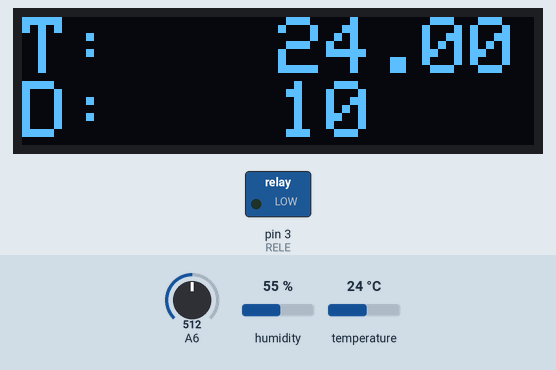
Bench run of a sketch on a simulated Arduino Nano, built with avr-gcc and run on an emulated ATmega328P. Parts: 128×32 one-colour display, switched loads named in the sketch (green lamp = pin HIGH). The inputs (shaded band) are chosen by the test bench; at power-on: A6 = 512, temperature 24 °C, humidity 55 %.

Above: at 1.8 s.
1.9 s: A6 set to 145
At 2.5 s:
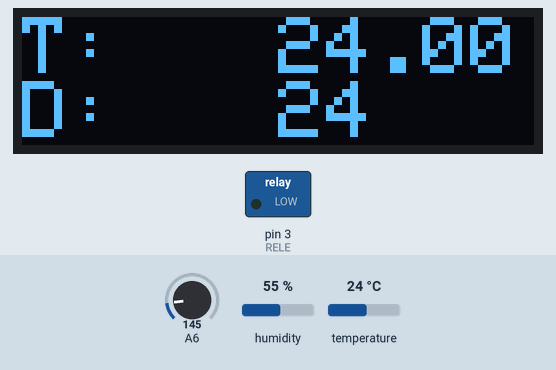
3.6 s: A6 set to 127
At 4.8 s:
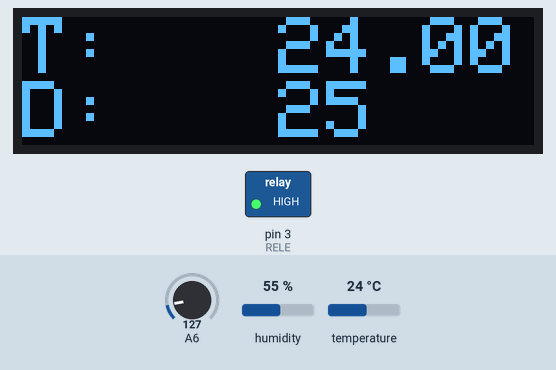
5.1 s: temperature set to 12 °C
At 7.4 s:
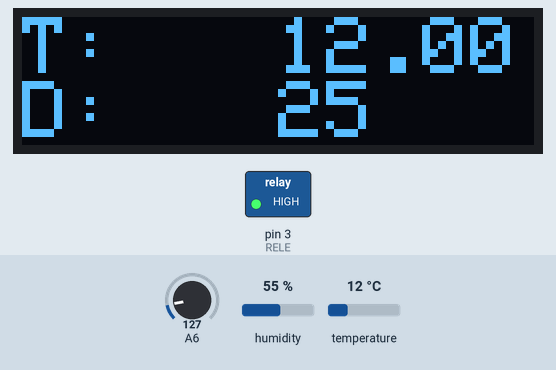
8.3 s: temperature set to 19 °C
At 9.6 s:
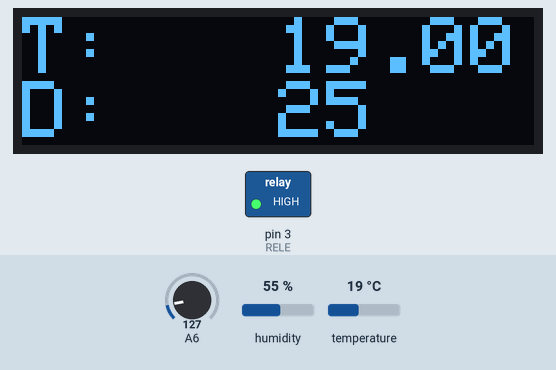
10.4 s: temperature set to 24 °C
At 11.7 s:
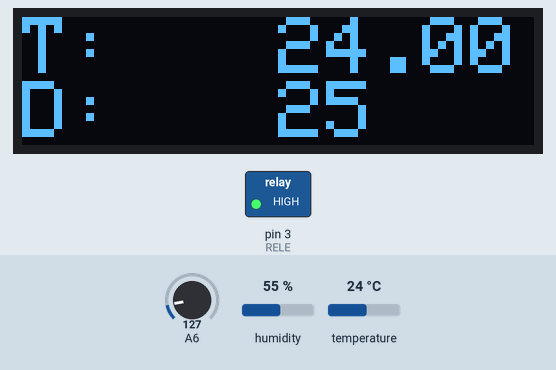
12.4 s: temperature set to 27 °C
At 13.9 s:
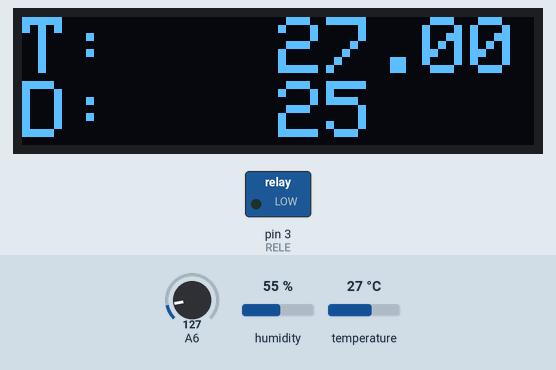
Timing chart, 0 to 15.4 s (numbered marks = the images above; inputs shaded):
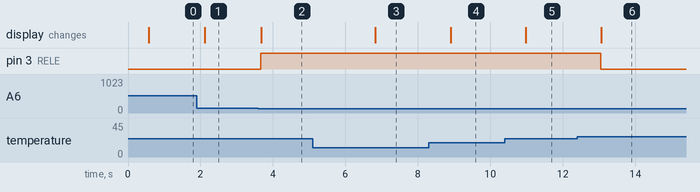

Measured:
- the behaviour switches between 134 and 133 on A6 (found by bisection; images 1 and 2)
- the behaviour switches between 25 and 26 °C on temperature (found by bisection; images 5 and 6)
- after the input at 1.9 s, the display: changes after 0.21 s (image 1)
- after the input at 3.6 s, pin 3 (RELE): LOW → HIGH after 0.07 s; the display: changes after 0.08 s (image 2)
- after the input at 5.1 s, the display: changes after 1.7 s (image 3)
- after the input at 8.3 s, the display: changes after 0.60 s (image 4)
- after the input at 10.4 s, the display: changes after 0.58 s (image 5)
- after the input at 12.4 s, pin 3 (RELE): HIGH → LOW after 0.65 s; the display: changes after 0.67 s (image 6)

The sketch:

Proyecto_010__Termostato.ino
```cpp
#include <DHT_U.h>
#include <DHT.h>

#include <Wire.h>
#include <Adafruit_GFX.h>
#include <Adafruit_SSD1306.h>

#define SCREEN_WIDTH 128      // OLED display width, in pixels
#define SCREEN_HEIGHT 32      // OLED display height, in pixels

#define OLED_RESET     4      // Reset pin # (or -1 if sharing Arduino reset pin)
#define SCREEN_ADDRESS 0x3C   ///< See datasheet for Address; 0x3D for 128x64, 0x3C for 128x32
Adafruit_SSD1306 display(SCREEN_WIDTH, SCREEN_HEIGHT, &Wire, OLED_RESET);

#define DHTPIN 6
#define DHTTYPE DHT11
DHT dht(DHTPIN, DHTTYPE);

int RELE = 3;                 // DIGITAL PIN

void setup() {
  Wire.begin();
  display.begin(SSD1306_SWITCHCAPVCC, SCREEN_ADDRESS);
  dht.begin();
  pinMode(RELE, OUTPUT);
}

void loop() {

  delay(500);

  float tempEnv = dht.readTemperature();
  float newTemp = float(analogRead(A6)) * 0.0375;
  newTemp = abs(newTemp - 30);
  int tempWish = int(newTemp);

  display.clearDisplay();
  display.setTextColor(WHITE);
  display.setCursor(0,0);
  display.setTextSize(2);
  display.print("T:");
  display.setCursor(64,0);
  display.print(tempEnv);
  display.setCursor(0,16);
  display.print("D:");
  display.setCursor(64,16);
  display.print(tempWish);

  if (tempEnv < float(tempWish)) {
    digitalWrite(RELE, HIGH);
  }else if (tempEnv >= (tempWish + 1)){
    digitalWrite(RELE, LOW);
  }

  display.display();
}
```
